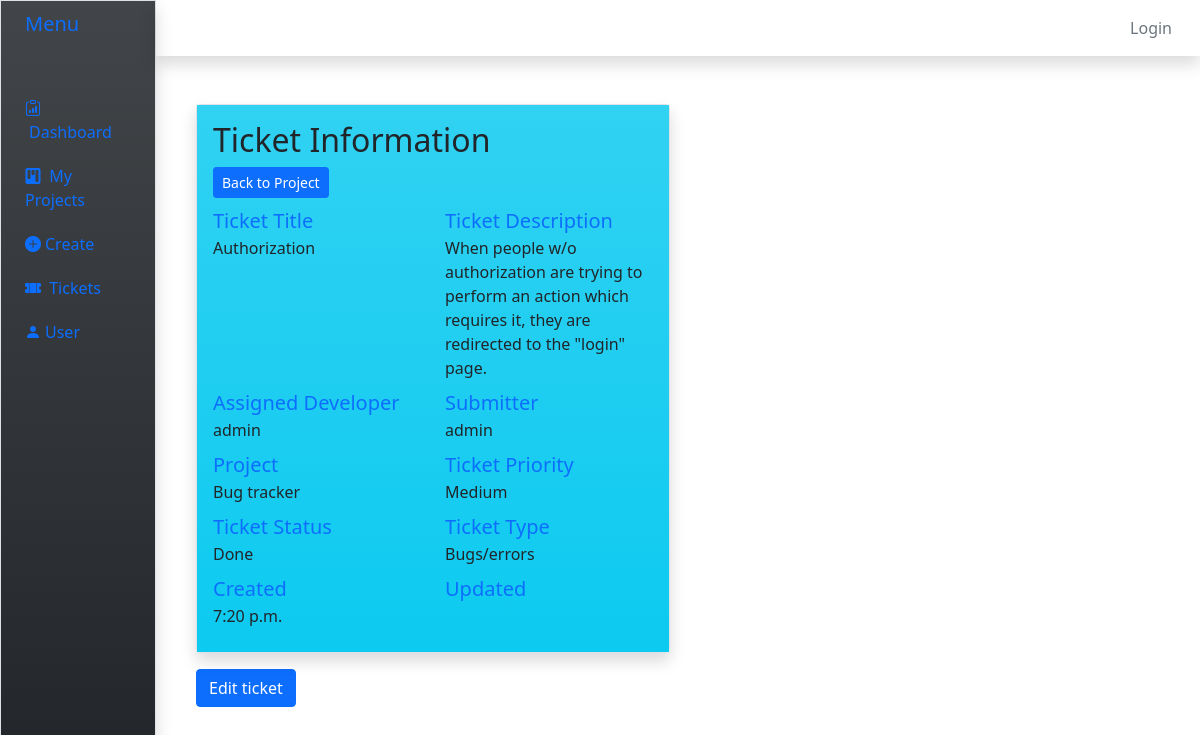
The page /tickets/7/ on the database its author committed.
### ticket/models.py (models this page shows, shortened)
class Ticket(models.Model):
	description = models.TextField(blank = True, null = True)
	slug = models.SlugField(default='slug')
	title = models.CharField(max_length=200, null=False, default='title')
	submitter = models.ForeignKey(User, on_delete=models.SET_NULL, null = True)
	assignee = models.ForeignKey(User, on_delete=models.SET_NULL,related_name='tickets',null=True)
	proj = models.ForeignKey(Project, on_delete=models.CASCADE, null=False, default = 1)
	pty = 	[
			('Lowest', 'Lowest'),
			('Low','Low'),
			('Medium','Medium'),
			('High', 'High'),
			('Highest','Highest'),
			]
	sts =[
		('Open','Open'),
		('Done','Done'),
		('In Progress', 'In Progress'),
		]
	tps = [
		('Bugs/errors','Bugs/errors'),
		('Feature Requests','Feature Requests'),
		('Other Comments','Other Comments'),
	]
	priority = models.CharField(
		max_length=20,
		choices = pty,
		default = 'Lowest'
	)
	status = models.CharField(
		max_length=20,
		choices = sts,
		default = 'Open'
	)
	created = models.TimeField("Created", auto_now=False,auto_now_add=True)
	types = models.CharField(
		max_length = 30,
		choices = tps,
		default = 'Other Comments'
	)
	history = HistoricalRecords()
	class Meta:
		app_label = 'ticket'

### jiralike/models.py (models this page shows)
class User(AbstractUser):
	rchoices = [
		('Submitter','Submitter'),
		('Manager','Manager'),
		('Developer','Developer'),
		('Admin', 'Admin'),
	]
	role = models.CharField(
		max_length=40,
		choices = rchoices,
		default = 'Submitter'
	)

class Project(models.Model):
	name =  models.CharField(max_length=200, null = False)
	description = models.TextField(blank =True, null=True)
	user = models.ForeignKey(User, on_delete =models.CASCADE, null =True,related_name="project")
	def __str__(self):
		return self.name

### ticket/views.py (the view)
# urls.py: path('tickets/',include('ticket.urls')),
def ticket(response,id):
	ticket = Ticket.objects.get(id = id)
	return render(response,	"ticket/ticket.html",{"ticket":ticket})

### ticket/templates/ticket/ticket.html (shortened to what this page needs)
{%extends 'jiralike/base.html' %}
{%block content%}
<div class="container mx-1 my-5">
    <div class="row">
       <div class="col-6">
        <div class="card border shadow">
            <div class="card-body bg-info bg-gradient">
                <div class="card-title h2">Ticket Information</div>
                <a href="{% url  'proj' ticket.proj.id%}"><button class = 'btn btn-sm btn-primary'>Back to Project</button></a>
                <div class="card-text">
                    <div class="row my-2">
                        <div class="col">
                            <label for = "ticket_title" class="lead text-primary">Ticket Title</label>
                            <div>{{ticket.title}}</div>
                        </div>
                        <div class="col">
                            <label for = "ticket_desc" class="lead text-primary">Ticket Description</label>
                            <div >{{ticket.description}}</div>
                        </div>
                    </div>
                    <div class="row my-2">
                        <div class="col">
                            <label for = "ticket_assignee" class="lead text-primary">Assigned Developer</label>
                            <div>{{ticket.assignee}}</div>
                        </div>
                        <div class="col">
                            <label for = "ticket_submitter" class="lead text-primary">Submitter</label>
                            <div >{{ticket.submitter}}</div>
                        </div>
                    </div>
                    <div class="row my-2">
                        <div class="col">
                            <label for = "ticket_project" class="lead text-primary">Project</label>
                            <div>{{ticket.proj}}</div>
                        </div>
                        <div class="col">
                            <label for = "ticket_priority" class="lead text-primary">Ticket Priority</label>
                            <div >{{ticket.priority}}</div>
                        </div>
                    </div>
                    <div class="row my-2">
                        <div class="col">
                            <label for = "ticket_status" class="lead text-primary">Ticket Status</label>
                            <div>{{ticket.status}}</div>
                        </div>
                        <div class="col">
                            <label for = "ticket_type" class="lead text-primary">Ticket Type</label>
                            <div >{{ticket.types}}</div>
                        </div>
                    </div>
                    <div class="row my-2">
                        <div class="col">
                            <label for = "ticket_created" class="lead text-primary">Created</label>
                            <div>{{ticket.created}}</div>
                        </div>
                        <div class="col">
                            <label for = "ticket_type" class="lead text-primary">Updated</label>
                        </div>
                    </div>
                </div>
            </div>
        </div>
        <a href = '{% url "ticket:edit" ticket.id %}'><button type = 'submit', name ='save' value ='update'class="btn btn-primary my-3">Edit ticket</button></a>
    </div>
    </div>
</div>
{%endblock%}

### rows shown on the page
Ticket: title "Authorization", description "When people w/o authorization are trying to perform an action which requires it, they are redirected to the \"login\" page.", assignee "admin", submitter "admin", proj "Bug tracker", priority "Medium", status "Done", types "Bugs/errors", created "7:20 p.m."
